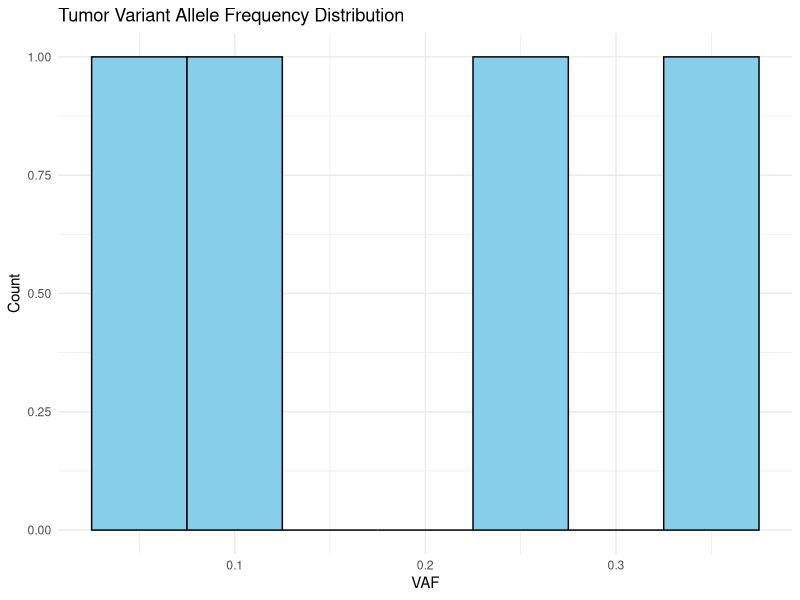
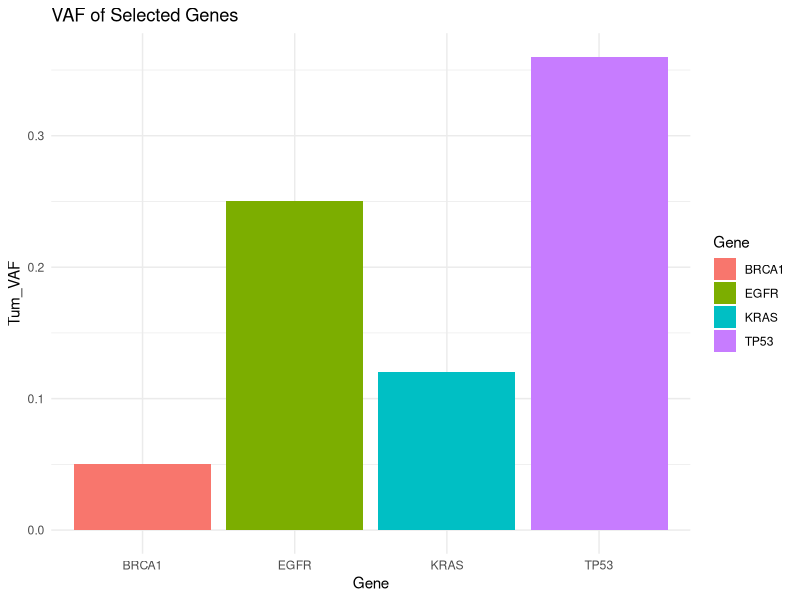

The R script that drew these images, in order:
library(ggplot2)

# Example/mock data
variants <- data.frame(
  Gene = c("TP53", "EGFR", "KRAS", "BRCA1"),
  Tum_VAF = c(0.36, 0.25, 0.12, 0.05)
)

# Histogram of VAFs
ggplot(variants, aes(x = Tum_VAF)) +
  geom_histogram(binwidth = 0.05, fill="skyblue", color="black") +
  labs(title="Tumor Variant Allele Frequency Distribution",
       x="VAF", y="Count") +
  theme_minimal()

# Specific gene variants
ggplot(variants, aes(x=Gene, y=Tum_VAF, fill=Gene)) +
  geom_bar(stat="identity") +
  labs(title="VAF of Selected Genes") +
  theme_minimal()
